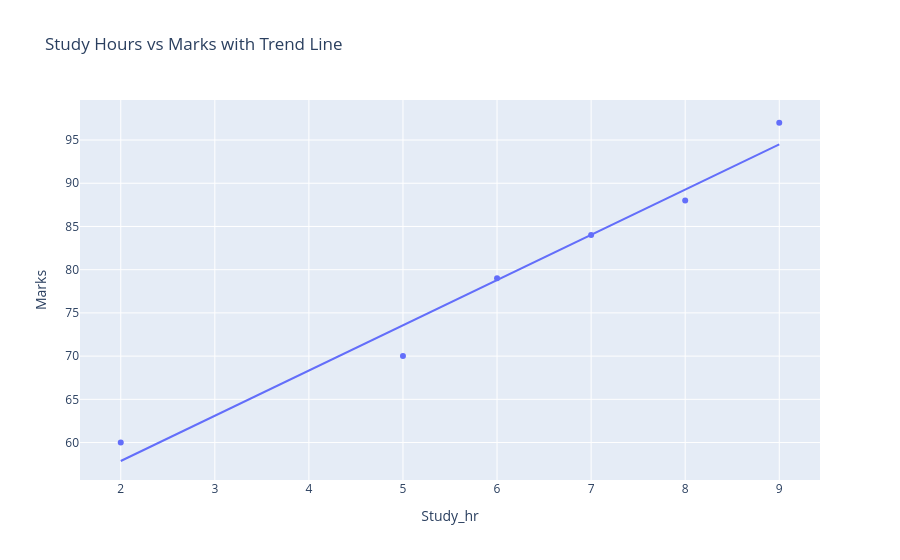

Notebook source saved alongside this figure:
### Code cell
fig = px.scatter(
    df,
    x="Study_hr",
    y="Marks",
    trendline="ols",
    title="Study Hours vs Marks with Trend Line"
)
fig.show()

### Figure 1 — Plotly figure (JSON) as saved in the notebook; plotly's stock layout.template omitted (floating-point values rounded to 4 significant figures)
{"data": [{"hovertemplate": "Study_hr=%{x}<br>Marks=%{y}<extra></extra>", "legendgroup": "", "marker": {"color": "#636efa", "symbol": "circle"}, "mode": "markers", "name": "", "orientation": "v", "showlegend": false, "type": "scatter", "x": [2, 5, 6, 7, 8, 9], "xaxis": "x", "y": [60, 70, 79, 84, 88, 97], "yaxis": "y"}, {"hovertemplate": "<b>OLS trendline</b><br>Marks = 5.23243 * Study_hr + 47.4<br>R<sup>2</sup>=0.971050<br><br>Study_hr=%{x}<br>Marks=%{y} <b>(trend)</b><extra></extra>", "legendgroup": "", "marker": {"color": "#636efa", "symbol": "circle"}, "mode": "lines", "name": "", "showlegend": false, "type": "scatter", "x": [2, 5, 6, 7, 8, 9], "xaxis": "x", "y": [57.86, 73.56, 78.79, 84.03, 89.26, 94.49], "yaxis": "y"}], "layout": {"legend": {"tracegroupgap": 0}, "title": {"text": "Study Hours vs Marks with Trend Line"}, "xaxis": {"anchor": "y", "domain": [0, 1], "title": {"text": "Study_hr"}}, "yaxis": {"anchor": "x", "domain": [0, 1], "title": {"text": "Marks"}}}}
